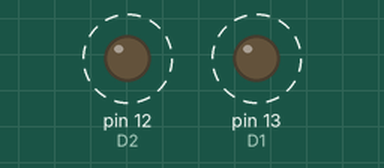
Simulated run of this sketch. Board: Arduino Uno, built with avr-gcc and run on an emulated ATmega328P. Parts: output pins drawn as LEDs (lit = HIGH). Dashed ring = blinking.

Above: at 0.15 s.
Timing chart, 0 to 3.0 s (numbered marks = the images above):
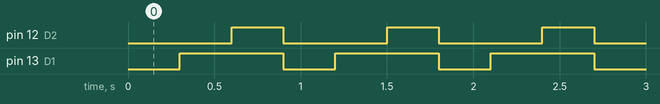

The sketch:

Arduino_Uno_LED_1.2_bits.ino
```cpp
int D1=13;
int D2=12;
int delLED=300;

void setup() {
pinMode(13,OUTPUT);
pinMode(12,OUTPUT);
  // put your setup code here, to run once:

}

void loop() {
digitalWrite(D1,LOW);
digitalWrite(D2,LOW);
delay (delLED);
digitalWrite(D1,HIGH);
digitalWrite(D2,LOW);
delay (delLED);
digitalWrite(D1,HIGH);
digitalWrite(D2,HIGH);
delay (delLED);
  // put your main code here, to run repeatedly:

}
```

Measured:
- by itself, pin 12 (D2): alternates HIGH for 0.30 s and LOW for 0.60 s
- by itself, pin 13 (D1): alternates HIGH for 0.60 s and LOW for 0.30 s
- by itself, everything shown: repeats every 0.90 s, in 3 steps
